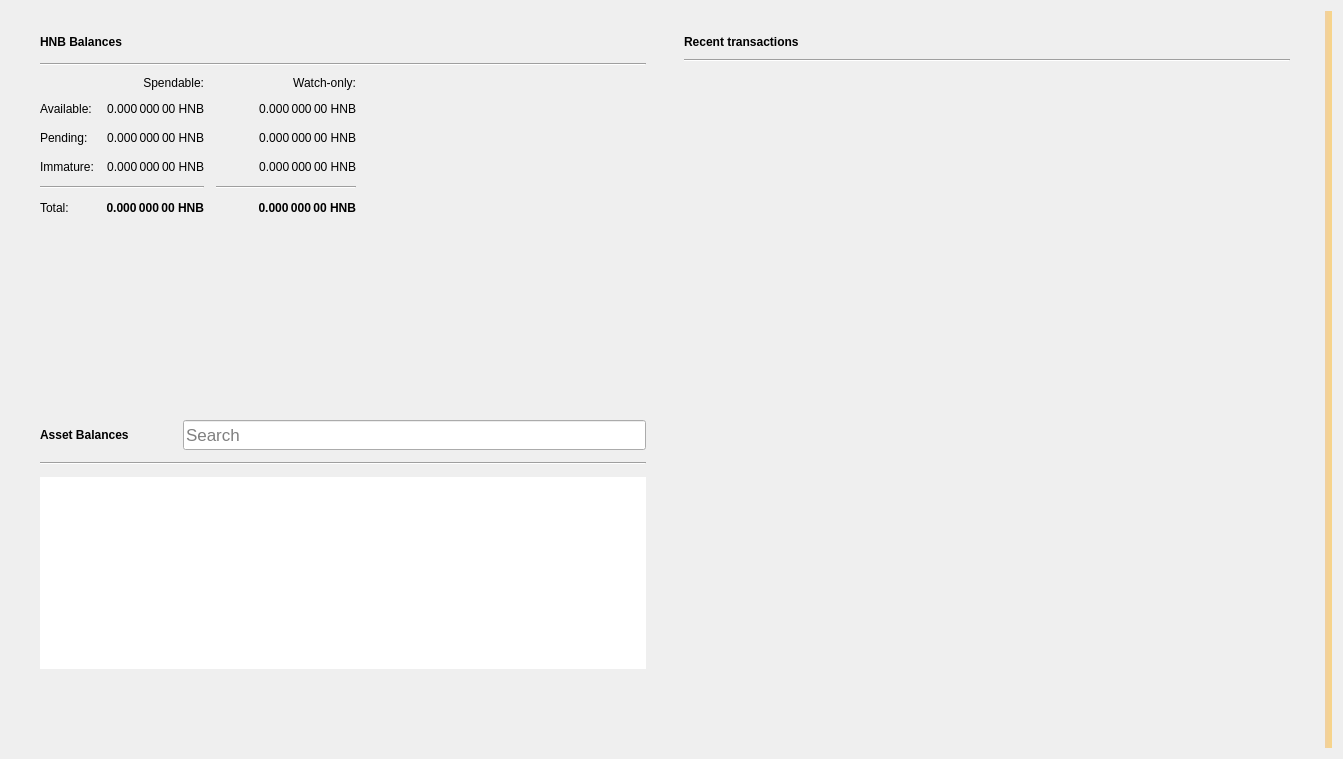
<?xml version="1.0" encoding="UTF-8"?>
<ui version="4.0">
 <class>OverviewPage</class>
 <widget class="QWidget" name="OverviewPage">
  <property name="geometry">
   <rect>
    <x>0</x>
    <y>0</y>
    <width>1343</width>
    <height>759</height>
   </rect>
  </property>
  <property name="minimumSize">
   <size>
    <width>760</width>
    <height>0</height>
   </size>
  </property>
  <property name="windowTitle">
   <string>Form</string>
  </property>
  <property name="autoFillBackground">
   <bool>false</bool>
  </property>
  <layout class="QGridLayout" name="gridLayout_3">
   <item row="0" column="1">
    <layout class="QVBoxLayout" name="verticalLayout_7">
     <property name="spacing">
      <number>0</number>
     </property>
     <property name="leftMargin">
      <number>0</number>
     </property>
     <property name="topMargin">
      <number>0</number>
     </property>
     <property name="rightMargin">
      <number>0</number>
     </property>
     <property name="bottomMargin">
      <number>0</number>
     </property>
     <item>
      <layout class="QHBoxLayout" name="horizontalLayout" stretch="0,0">
       <property name="spacing">
        <number>20</number>
       </property>
       <property name="sizeConstraint">
        <enum>QLayout::SetMinAndMaxSize</enum>
       </property>
       <property name="leftMargin">
        <number>20</number>
       </property>
       <property name="topMargin">
        <number>20</number>
       </property>
       <property name="rightMargin">
        <number>20</number>
       </property>
       <property name="bottomMargin">
        <number>20</number>
       </property>
       <item>
        <layout class="QVBoxLayout" name="verticalLayout_2">
         <property name="spacing">
          <number>0</number>
         </property>
         <property name="rightMargin">
          <number>0</number>
         </property>
         <item>
          <widget class="QFrame" name="frame">
           <property name="sizePolicy">
            <sizepolicy hsizetype="Preferred" vsizetype="Preferred">
             <horstretch>0</horstretch>
             <verstretch>0</verstretch>
            </sizepolicy>
           </property>
           <property name="minimumSize">
            <size>
             <width>350</width>
             <height>180</height>
            </size>
           </property>
           <property name="frameShape">
            <enum>QFrame::NoFrame</enum>
           </property>
           <property name="frameShadow">
            <enum>QFrame::Raised</enum>
           </property>
           <property name="lineWidth">
            <number>5</number>
           </property>
           <layout class="QVBoxLayout" name="verticalLayout_4">
            <property name="spacing">
             <number>10</number>
            </property>
            <property name="topMargin">
             <number>0</number>
            </property>
            <property name="bottomMargin">
             <number>0</number>
            </property>
            <item>
             <layout class="QHBoxLayout" name="horizontalLayout_4">
              <property name="spacing">
               <number>6</number>
              </property>
              <item>
               <widget class="QLabel" name="rvnBalancesLabel">
                <property name="font">
                 <font>
                  <weight>75</weight>
                  <bold>true</bold>
                 </font>
                </property>
                <property name="text">
                 <string>HNB Balances</string>
                </property>
               </widget>
              </item>
              <item>
               <widget class="QPushButton" name="labelWalletStatus">
                <property name="enabled">
                 <bool>true</bool>
                </property>
                <property name="maximumSize">
                 <size>
                  <width>30</width>
                  <height>16777215</height>
                 </size>
                </property>
                <property name="toolTip">
                 <string>The displayed information may be out of date. Your wallet automatically synchronizes with the HookersAndBlow network after a connection is established, but this process has not completed yet.</string>
                </property>
                <property name="text">
                 <string/>
                </property>
                <property name="icon">
                 <iconset>
                  <normaloff>:/icons/warning</normaloff>
                  <disabledoff>:/icons/warning</disabledoff>:/icons/warning</iconset>
                </property>
                <property name="iconSize">
                 <size>
                  <width>24</width>
                  <height>24</height>
                 </size>
                </property>
                <property name="flat">
                 <bool>true</bool>
                </property>
               </widget>
              </item>
              <item>
               <spacer name="horizontalSpacer_3">
                <property name="orientation">
                 <enum>Qt::Horizontal</enum>
                </property>
                <property name="sizeHint" stdset="0">
                 <size>
                  <width>40</width>
                  <height>20</height>
                 </size>
                </property>
               </spacer>
              </item>
             </layout>
            </item>
            <item>
             <widget class="Line" name="line_2">
              <property name="orientation">
               <enum>Qt::Horizontal</enum>
              </property>
             </widget>
            </item>
            <item>
             <layout class="QGridLayout" name="gridLayout">
              <property name="bottomMargin">
               <number>5</number>
              </property>
              <property name="spacing">
               <number>12</number>
              </property>
              <item row="3" column="2">
               <widget class="QLabel" name="labelWatchImmature">
                <property name="font">
                 <font>
                  <weight>50</weight>
                  <bold>false</bold>
                 </font>
                </property>
                <property name="cursor">
                 <cursorShape>IBeamCursor</cursorShape>
                </property>
                <property name="toolTip">
                 <string>Mined balance in watch-only addresses that has not yet matured</string>
                </property>
                <property name="text">
                 <string notr="true">0.000 000 00 HNB</string>
                </property>
                <property name="alignment">
                 <set>Qt::AlignRight|Qt::AlignTrailing|Qt::AlignVCenter</set>
                </property>
                <property name="textInteractionFlags">
                 <set>Qt::LinksAccessibleByMouse|Qt::TextSelectableByKeyboard|Qt::TextSelectableByMouse</set>
                </property>
               </widget>
              </item>
              <item row="2" column="3">
               <spacer name="horizontalSpacer_2">
                <property name="orientation">
                 <enum>Qt::Horizontal</enum>
                </property>
                <property name="sizeHint" stdset="0">
                 <size>
                  <width>40</width>
                  <height>20</height>
                 </size>
                </property>
               </spacer>
              </item>
              <item row="1" column="0">
               <widget class="QLabel" name="labelBalanceText">
                <property name="text">
                 <string>Available:</string>
                </property>
               </widget>
              </item>
              <item row="1" column="2">
               <widget class="QLabel" name="labelWatchAvailable">
                <property name="font">
                 <font>
                  <weight>50</weight>
                  <bold>false</bold>
                 </font>
                </property>
                <property name="cursor">
                 <cursorShape>IBeamCursor</cursorShape>
                </property>
                <property name="toolTip">
                 <string>Your current balance in watch-only addresses</string>
                </property>
                <property name="text">
                 <string notr="true">0.000 000 00 HNB</string>
                </property>
                <property name="alignment">
                 <set>Qt::AlignRight|Qt::AlignTrailing|Qt::AlignVCenter</set>
                </property>
                <property name="textInteractionFlags">
                 <set>Qt::LinksAccessibleByMouse|Qt::TextSelectableByKeyboard|Qt::TextSelectableByMouse</set>
                </property>
               </widget>
              </item>
              <item row="2" column="1">
               <widget class="QLabel" name="labelUnconfirmed">
                <property name="font">
                 <font>
                  <weight>50</weight>
                  <bold>false</bold>
                 </font>
                </property>
                <property name="cursor">
                 <cursorShape>IBeamCursor</cursorShape>
                </property>
                <property name="toolTip">
                 <string>Total of transactions that have yet to be confirmed, and do not yet count toward the spendable balance</string>
                </property>
                <property name="text">
                 <string notr="true">0.000 000 00 HNB</string>
                </property>
                <property name="alignment">
                 <set>Qt::AlignRight|Qt::AlignTrailing|Qt::AlignVCenter</set>
                </property>
                <property name="textInteractionFlags">
                 <set>Qt::LinksAccessibleByMouse|Qt::TextSelectableByKeyboard|Qt::TextSelectableByMouse</set>
                </property>
               </widget>
              </item>
              <item row="4" column="2">
               <widget class="Line" name="lineWatchBalance">
                <property name="sizePolicy">
                 <sizepolicy hsizetype="Preferred" vsizetype="Fixed">
                  <horstretch>0</horstretch>
                  <verstretch>0</verstretch>
                 </sizepolicy>
                </property>
                <property name="minimumSize">
                 <size>
                  <width>140</width>
                  <height>0</height>
                 </size>
                </property>
                <property name="orientation">
                 <enum>Qt::Horizontal</enum>
                </property>
               </widget>
              </item>
              <item row="0" column="1">
               <widget class="QLabel" name="labelSpendable">
                <property name="text">
                 <string>Spendable:</string>
                </property>
                <property name="alignment">
                 <set>Qt::AlignRight|Qt::AlignTrailing|Qt::AlignVCenter</set>
                </property>
               </widget>
              </item>
              <item row="3" column="0">
               <widget class="QLabel" name="labelImmatureText">
                <property name="text">
                 <string>Immature:</string>
                </property>
               </widget>
              </item>
              <item row="5" column="2">
               <widget class="QLabel" name="labelWatchTotal">
                <property name="font">
                 <font>
                  <weight>75</weight>
                  <bold>true</bold>
                 </font>
                </property>
                <property name="cursor">
                 <cursorShape>IBeamCursor</cursorShape>
                </property>
                <property name="toolTip">
                 <string>Current total balance in watch-only addresses</string>
                </property>
                <property name="text">
                 <string notr="true">0.000 000 00 HNB</string>
                </property>
                <property name="alignment">
                 <set>Qt::AlignRight|Qt::AlignTrailing|Qt::AlignVCenter</set>
                </property>
                <property name="textInteractionFlags">
                 <set>Qt::LinksAccessibleByMouse|Qt::TextSelectableByKeyboard|Qt::TextSelectableByMouse</set>
                </property>
               </widget>
              </item>
              <item row="4" column="0" colspan="2">
               <widget class="Line" name="line">
                <property name="orientation">
                 <enum>Qt::Horizontal</enum>
                </property>
               </widget>
              </item>
              <item row="0" column="2">
               <widget class="QLabel" name="labelWatchonly">
                <property name="text">
                 <string>Watch-only:</string>
                </property>
                <property name="alignment">
                 <set>Qt::AlignRight|Qt::AlignTrailing|Qt::AlignVCenter</set>
                </property>
               </widget>
              </item>
              <item row="5" column="1">
               <widget class="QLabel" name="labelTotal">
                <property name="font">
                 <font>
                  <weight>75</weight>
                  <bold>true</bold>
                 </font>
                </property>
                <property name="cursor">
                 <cursorShape>IBeamCursor</cursorShape>
                </property>
                <property name="toolTip">
                 <string>Your current total balance</string>
                </property>
                <property name="text">
                 <string notr="true">0.000 000 00 HNB</string>
                </property>
                <property name="alignment">
                 <set>Qt::AlignRight|Qt::AlignTrailing|Qt::AlignVCenter</set>
                </property>
                <property name="textInteractionFlags">
                 <set>Qt::LinksAccessibleByMouse|Qt::TextSelectableByKeyboard|Qt::TextSelectableByMouse</set>
                </property>
               </widget>
              </item>
              <item row="1" column="1">
               <widget class="QLabel" name="labelBalance">
                <property name="font">
                 <font>
                  <weight>50</weight>
                  <bold>false</bold>
                 </font>
                </property>
                <property name="cursor">
                 <cursorShape>IBeamCursor</cursorShape>
                </property>
                <property name="toolTip">
                 <string>Your current spendable balance</string>
                </property>
                <property name="text">
                 <string notr="true">0.000 000 00 HNB</string>
                </property>
                <property name="alignment">
                 <set>Qt::AlignRight|Qt::AlignTrailing|Qt::AlignVCenter</set>
                </property>
                <property name="textInteractionFlags">
                 <set>Qt::LinksAccessibleByMouse|Qt::TextSelectableByKeyboard|Qt::TextSelectableByMouse</set>
                </property>
               </widget>
              </item>
              <item row="2" column="0">
               <widget class="QLabel" name="labelPendingText">
                <property name="text">
                 <string>Pending:</string>
                </property>
               </widget>
              </item>
              <item row="5" column="0">
               <widget class="QLabel" name="labelTotalText">
                <property name="text">
                 <string>Total:</string>
                </property>
               </widget>
              </item>
              <item row="3" column="1">
               <widget class="QLabel" name="labelImmature">
                <property name="font">
                 <font>
                  <weight>50</weight>
                  <bold>false</bold>
                 </font>
                </property>
                <property name="cursor">
                 <cursorShape>IBeamCursor</cursorShape>
                </property>
                <property name="toolTip">
                 <string>Mined balance that has not yet matured</string>
                </property>
                <property name="text">
                 <string notr="true">0.000 000 00 HNB</string>
                </property>
                <property name="alignment">
                 <set>Qt::AlignRight|Qt::AlignTrailing|Qt::AlignVCenter</set>
                </property>
                <property name="textInteractionFlags">
                 <set>Qt::LinksAccessibleByMouse|Qt::TextSelectableByKeyboard|Qt::TextSelectableByMouse</set>
                </property>
               </widget>
              </item>
              <item row="2" column="2">
               <widget class="QLabel" name="labelWatchPending">
                <property name="font">
                 <font>
                  <weight>50</weight>
                  <bold>false</bold>
                 </font>
                </property>
                <property name="cursor">
                 <cursorShape>IBeamCursor</cursorShape>
                </property>
                <property name="toolTip">
                 <string>Unconfirmed transactions to watch-only addresses</string>
                </property>
                <property name="text">
                 <string notr="true">0.000 000 00 HNB</string>
                </property>
                <property name="alignment">
                 <set>Qt::AlignRight|Qt::AlignTrailing|Qt::AlignVCenter</set>
                </property>
                <property name="textInteractionFlags">
                 <set>Qt::LinksAccessibleByMouse|Qt::TextSelectableByKeyboard|Qt::TextSelectableByMouse</set>
                </property>
               </widget>
              </item>
             </layout>
            </item>
           </layout>
          </widget>
         </item>
         <item>
          <widget class="QWidget" name="assetVerticalSpaceWidget2" native="true">
           <property name="autoFillBackground">
            <bool>false</bool>
           </property>
           <layout class="QVBoxLayout" name="verticalLayout_6">
            <item>
             <spacer name="verticalSpacer_4">
              <property name="orientation">
               <enum>Qt::Vertical</enum>
              </property>
              <property name="sizeType">
               <enum>QSizePolicy::MinimumExpanding</enum>
              </property>
              <property name="sizeHint" stdset="0">
               <size>
                <width>20</width>
                <height>10</height>
               </size>
              </property>
             </spacer>
            </item>
           </layout>
          </widget>
         </item>
         <item>
          <widget class="QFrame" name="assetFrame">
           <property name="minimumSize">
            <size>
             <width>350</width>
             <height>150</height>
            </size>
           </property>
           <property name="autoFillBackground">
            <bool>true</bool>
           </property>
           <property name="frameShape">
            <enum>QFrame::NoFrame</enum>
           </property>
           <property name="frameShadow">
            <enum>QFrame::Plain</enum>
           </property>
           <property name="lineWidth">
            <number>0</number>
           </property>
           <layout class="QVBoxLayout" name="verticalLayout_5">
            <property name="spacing">
             <number>12</number>
            </property>
            <item>
             <layout class="QHBoxLayout" name="assetBalanceHorizontalLayout">
              <item alignment="Qt::AlignVCenter">
               <widget class="QLabel" name="assetBalanceLabel">
                <property name="font">
                 <font>
                  <weight>75</weight>
                  <bold>true</bold>
                 </font>
                </property>
                <property name="text">
                 <string>Asset Balances</string>
                </property>
               </widget>
              </item>
              <item>
               <widget class="QPushButton" name="labelAssetStatus">
                <property name="enabled">
                 <bool>true</bool>
                </property>
                <property name="maximumSize">
                 <size>
                  <width>30</width>
                  <height>16777215</height>
                 </size>
                </property>
                <property name="toolTip">
                 <string>The displayed information may be out of date. Your wallet automatically synchronizes with the HookersAndBlow network after a connection is established, but this process has not completed yet.</string>
                </property>
                <property name="text">
                 <string/>
                </property>
                <property name="icon">
                 <iconset>
                  <normaloff>:/icons/warning</normaloff>
                  <disabledoff>:/icons/warning</disabledoff>:/icons/warning</iconset>
                </property>
                <property name="iconSize">
                 <size>
                  <width>24</width>
                  <height>24</height>
                 </size>
                </property>
                <property name="flat">
                 <bool>true</bool>
                </property>
               </widget>
              </item>
              <item alignment="Qt::AlignBottom">
               <widget class="QLineEdit" name="assetSearch">
                <property name="sizePolicy">
                 <sizepolicy hsizetype="Expanding" vsizetype="Preferred">
                  <horstretch>0</horstretch>
                  <verstretch>0</verstretch>
                 </sizepolicy>
                </property>
                <property name="minimumSize">
                 <size>
                  <width>0</width>
                  <height>30</height>
                 </size>
                </property>
                <property name="maximumSize">
                 <size>
                  <width>16777215</width>
                  <height>30</height>
                 </size>
                </property>
                <property name="sizeIncrement">
                 <size>
                  <width>0</width>
                  <height>0</height>
                 </size>
                </property>
                <property name="baseSize">
                 <size>
                  <width>0</width>
                  <height>0</height>
                 </size>
                </property>
                <property name="font">
                 <font>
                  <pointsize>13</pointsize>
                 </font>
                </property>
                <property name="maxLength">
                 <number>32</number>
                </property>
                <property name="frame">
                 <bool>true</bool>
                </property>
                <property name="alignment">
                 <set>Qt::AlignLeading|Qt::AlignLeft|Qt::AlignVCenter</set>
                </property>
                <property name="placeholderText">
                 <string>Search</string>
                </property>
                <property name="clearButtonEnabled">
                 <bool>true</bool>
                </property>
               </widget>
              </item>
             </layout>
            </item>
            <item>
             <widget class="Line" name="assetBalanceLine">
              <property name="orientation">
               <enum>Qt::Horizontal</enum>
              </property>
             </widget>
            </item>
            <item>
             <widget class="QListView" name="listAssets">
              <property name="frameShape">
               <enum>QFrame::NoFrame</enum>
              </property>
              <property name="lineWidth">
               <number>0</number>
              </property>
              <property name="verticalScrollMode">
               <enum>QAbstractItemView::ScrollPerItem</enum>
              </property>
             </widget>
            </item>
            <item>
             <widget class="QWidget" name="assetVerticalSpaceWidget" native="true">
              <property name="autoFillBackground">
               <bool>false</bool>
              </property>
              <layout class="QVBoxLayout" name="verticalLayout">
               <item>
                <spacer name="verticalSpacer_3">
                 <property name="orientation">
                  <enum>Qt::Vertical</enum>
                 </property>
                 <property name="sizeHint" stdset="0">
                  <size>
                   <width>20</width>
                   <height>20</height>
                  </size>
                 </property>
                </spacer>
               </item>
              </layout>
             </widget>
            </item>
           </layout>
          </widget>
         </item>
        </layout>
       </item>
       <item>
        <layout class="QVBoxLayout" name="verticalLayout_3">
         <property name="spacing">
          <number>20</number>
         </property>
         <property name="leftMargin">
          <number>0</number>
         </property>
         <item>
          <widget class="QFrame" name="frame_2">
           <property name="sizePolicy">
            <sizepolicy hsizetype="Preferred" vsizetype="Preferred">
             <horstretch>0</horstretch>
             <verstretch>0</verstretch>
            </sizepolicy>
           </property>
           <property name="minimumSize">
            <size>
             <width>350</width>
             <height>0</height>
            </size>
           </property>
           <property name="sizeIncrement">
            <size>
             <width>0</width>
             <height>300</height>
            </size>
           </property>
           <property name="frameShape">
            <enum>QFrame::NoFrame</enum>
           </property>
           <property name="frameShadow">
            <enum>QFrame::Plain</enum>
           </property>
           <property name="lineWidth">
            <number>0</number>
           </property>
           <layout class="QGridLayout" name="gridLayout_2">
            <property name="topMargin">
             <number>0</number>
            </property>
            <property name="horizontalSpacing">
             <number>12</number>
            </property>
            <item row="0" column="0">
             <layout class="QHBoxLayout" name="horizontalLayout_2">
              <property name="spacing">
               <number>6</number>
              </property>
              <item>
               <widget class="QLabel" name="recentTransactionsLabel">
                <property name="font">
                 <font>
                  <weight>75</weight>
                  <bold>true</bold>
                 </font>
                </property>
                <property name="text">
                 <string>Recent transactions</string>
                </property>
               </widget>
              </item>
              <item>
               <widget class="QPushButton" name="labelTransactionsStatus">
                <property name="enabled">
                 <bool>true</bool>
                </property>
                <property name="maximumSize">
                 <size>
                  <width>30</width>
                  <height>16777215</height>
                 </size>
                </property>
                <property name="toolTip">
                 <string>The displayed information may be out of date. Your wallet automatically synchronizes with the HookersAndBlow network after a connection is established, but this process has not completed yet.</string>
                </property>
                <property name="text">
                 <string/>
                </property>
                <property name="icon">
                 <iconset>
                  <normaloff>:/icons/warning</normaloff>
                  <disabledoff>:/icons/warning</disabledoff>:/icons/warning</iconset>
                </property>
                <property name="iconSize">
                 <size>
                  <width>24</width>
                  <height>24</height>
                 </size>
                </property>
                <property name="flat">
                 <bool>true</bool>
                </property>
               </widget>
              </item>
              <item>
               <spacer name="horizontalSpacer">
                <property name="orientation">
                 <enum>Qt::Horizontal</enum>
                </property>
                <property name="sizeHint" stdset="0">
                 <size>
                  <width>40</width>
                  <height>20</height>
                 </size>
                </property>
               </spacer>
              </item>
             </layout>
            </item>
            <item row="2" column="0">
             <widget class="QListView" name="listTransactions">
              <property name="styleSheet">
               <string notr="true">QListView { background: transparent; }</string>
              </property>
              <property name="frameShape">
               <enum>QFrame::NoFrame</enum>
              </property>
              <property name="verticalScrollBarPolicy">
               <enum>Qt::ScrollBarAlwaysOff</enum>
              </property>
              <property name="horizontalScrollBarPolicy">
               <enum>Qt::ScrollBarAlwaysOff</enum>
              </property>
              <property name="selectionMode">
               <enum>QAbstractItemView::NoSelection</enum>
              </property>
             </widget>
            </item>
            <item row="1" column="0">
             <widget class="Line" name="line_3">
              <property name="orientation">
               <enum>Qt::Horizontal</enum>
              </property>
             </widget>
            </item>
           </layout>
          </widget>
         </item>
        </layout>
       </item>
      </layout>
     </item>
    </layout>
   </item>
   <item row="0" column="3">
    <widget class="QLabel" name="labelAlerts">
     <property name="visible">
      <bool>true</bool>
     </property>
     <property name="styleSheet">
      <string notr="true">QLabel { background-color: qlineargradient(x1: 0, y1: 0, x2: 1, y2: 0, stop:0 #F0D0A0, stop:1 #F8D488); color:#000000; }</string>
     </property>
     <property name="wordWrap">
      <bool>true</bool>
     </property>
     <property name="margin">
      <number>3</number>
     </property>
     <property name="textInteractionFlags">
      <set>Qt::TextSelectableByMouse</set>
     </property>
    </widget>
   </item>
  </layout>
 </widget>
 <resources/>
 <connections/>
</ui>
